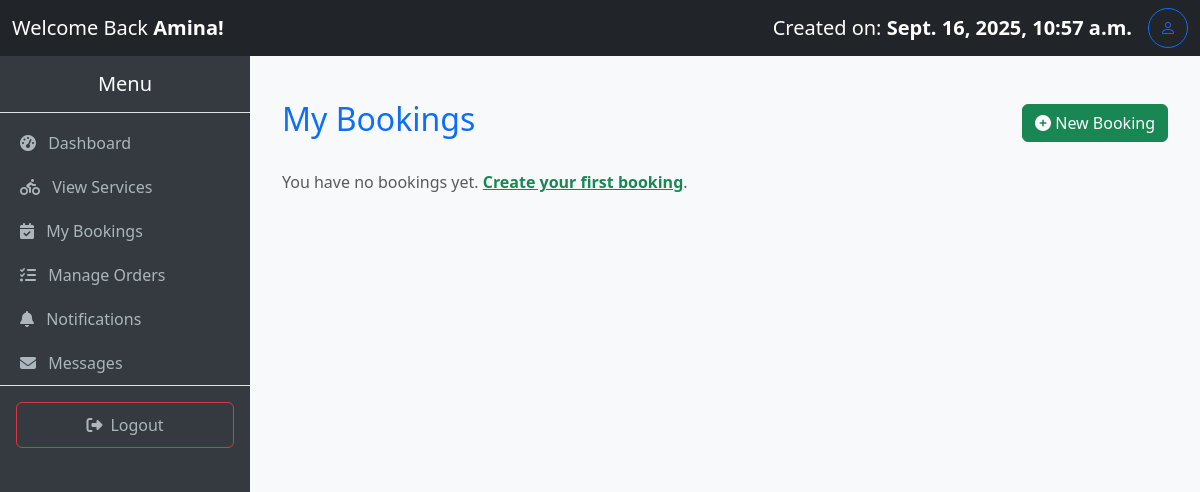
Before: /bookings/ (signed in) with the older database file.
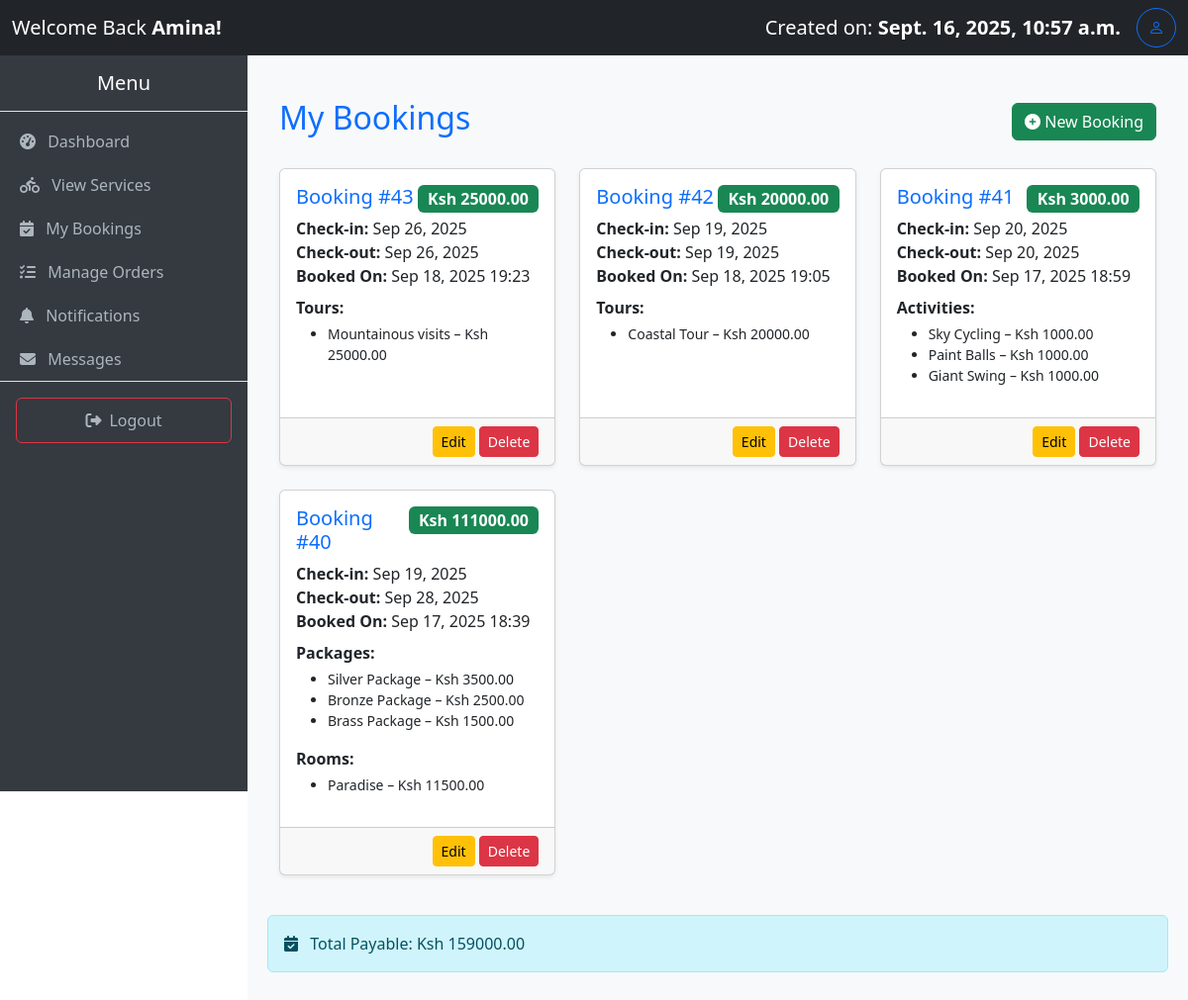
After: the same page with the newer database file.
### myApp/models.py (models this page shows, shortened)
class Booking(models.Model):
    user = models.ForeignKey(User, on_delete=models.SET_NULL, null=True, blank=True)
    customer_name = models.CharField(max_length=100, blank=True, null=True)
    customer_email = models.EmailField(blank=True, null=True)
    activities = models.ManyToManyField('Activity', blank=True)
    packages = models.ManyToManyField('Package', blank=True)
    rooms = models.ManyToManyField('Room', blank=True)
    food = models.ManyToManyField('Food', blank=True)
    tours = models.ManyToManyField('Tour', blank=True)
    check_in = models.DateField(blank=True, null=True)
    check_out = models.DateField(blank=True, null=True)
    pax = models.PositiveIntegerField(default=1)
    pax_details = models.JSONField(blank=True, null=True)  # Works with Django 3.1+
    created_at = models.DateTimeField(auto_now_add=True)
    paid = models.DecimalField(max_digits=10, decimal_places=2, default=0)
    @property
    def nights_spent(self):
        if self.check_in and self.check_out:
            nights = (self.check_out - self.check_in).days
            return nights if nights > 0 else 1  # Minimum of 1 night for same-day bookings
        return 1
    @property
    def amount_required(self):
        pax = self.pax or 1
        def get_pax_value(category):
            if self.pax_details and category in self.pax_details:
                return self.pax_details[category].get('pax', pax)
            return pax
        room_cost = sum(
            room.room_type.price_per_night * get_pax_value('rooms') * self.nights_spent
            for room in self.rooms.all()
        )
        activity_cost = sum(
            a.price_per_person * get_pax_value('activities') for a in self.activities.all()
        )
        package_cost = sum(
            p.price_per_person * get_pax_value('packages') for p in self.packages.all()
        )
        food_cost = sum(
            f.price_per_person * get_pax_value('food') for f in self.food.all()
        )
        tour_cost = sum(
            t.price_per_person * get_pax_value('tours') for t in self.tours.all()
        )
        return room_cost + activity_cost + package_cost + food_cost + tour_cost

class Tour(models.Model):
    name = models.CharField(max_length=100)
    destination = models.CharField(max_length=100, null=True)
    description = models.TextField()
    price_per_person = models.DecimalField(max_digits=10, decimal_places=2)
    image = models.ImageField(upload_to='room_images/', blank=True, null=True)

class Activity(models.Model):
    name = models.CharField(max_length=100)
    description = models.TextField()
    price_per_person = models.DecimalField(  # Updated field name
        max_digits=8, decimal_places=2, help_text="Price per person"
    )
    image = models.ImageField(upload_to='room_images/', blank=True, null=True)
    created_at = models.DateTimeField(auto_now_add=True)

class Room(models.Model):
    name = models.CharField(max_length=100)
    room_type = models.ForeignKey('RoomType', on_delete=models.CASCADE)
    image = models.ImageField(upload_to='room_images/', blank=True, null=True)  # New field

class RoomType(models.Model):
    name = models.CharField(max_length=100, unique=True)
    description = models.TextField(blank=True)
    capacity = models.PositiveIntegerField(help_text="Maximum number of guests")
    price_per_night = models.DecimalField(max_digits=8, decimal_places=2)
    total_rooms = models.PositiveIntegerField(default=1, help_text="Total rooms available for this type")
    available = models.BooleanField(default=True)

class Package(models.Model):
    name = models.CharField(max_length=100)
    description = models.TextField()
    activities = models.ManyToManyField(Activity, related_name='packages')
    price_per_person = models.DecimalField(
        max_digits=10,
        decimal_places=2,
        help_text="Price per person"
    )
    created_at = models.DateTimeField(auto_now_add=True)

### myApp/views.py (the view)
# urls.py: path('bookings/', views.booking_list, name='booking_list'),
@login_required
def booking_list(request):
    bookings = (
        Booking.objects
        .select_related('user')
        .prefetch_related('activities', 'packages', 'rooms', 'food', 'tours')
        .order_by('-created_at')
    )
    if request.user.is_superuser:
        editable_ids = bookings.values_list('id', flat=True)
        base_template = 'base.admin.html'
        template_name = 'bookings.html'  # Table for superusers
    elif request.user.is_staff:
        editable_ids = bookings.filter(user=request.user).values_list('id', flat=True)
        base_template = 'base.staff.html'
        template_name = 'bookings.html'  # Table for staff
    else:
        bookings = bookings.filter(user=request.user)
        editable_ids = bookings.values_list('id', flat=True)
        base_template = 'base.user.html'
        template_name = 'bookings.user.html'  # Cards for normal users
    return render(request, template_name, {
        'bookings': bookings,
        'editable_ids': set(editable_ids),
        'base_template': base_template,
    })

### myApp/context_processors.py (called while the page is built)
def total_users(request):
    return {'total_users': User.objects.count()}

def total_bookings(request):
    return {'total_bookings': Booking.objects.count()}

def total_amount(request):
    total = 0
    if request.user.is_authenticated:
        bookings = Booking.objects.all()#filter(user=request.user)
        total = sum(booking.amount_required for booking in bookings)
    return {'total_amount': total}

def total_cost(request):
    if not request.user.is_authenticated:
        return {
            'user_bookings': [],
            'user_total_amount': 0,
        }
    bookings = Booking.objects.filter(user=request.user).prefetch_related(
        'activities', 'packages', 'rooms', 'food', 'tours'
    )
    total_amount = sum(b.amount_required for b in bookings)
    return {
        'user_bookings': bookings,
        'user_total_amount': total_amount,
    }

### myApp/templates/bookings.user.html (shortened to what this page needs)
{% extends base_template %} {% block title %}My Bookings{% endblock %} {% block content %}
<div class="container mt-4">
    <div class="d-flex justify-content-between align-items-center mb-4">
        <h2 class="text-primary">My Bookings</h2>
        <a href="{% url 'create_booking' %}" class="btn btn-success">
            <i class="fas fa-plus-circle"></i> New Booking
        </a>
    </div>
    {% if bookings %}
    <div class="row">
        {% for booking in bookings %}
        <div class="col-md-4 mb-4">
            <div class="card shadow-sm h-100">
                <div class="card-body">
                    <div class="d-flex justify-content-between align-items-start">
                        <h5 class="card-title text-primary">
                            Booking #{{ booking.id }}
                        </h5>
                        <span class="badge bg-success fs-6">Ksh {{ booking.amount_required|default:"0.00" }}</span>
                    </div>
                    <p class="card-text mb-2">
                        <strong>Check-in:</strong> {{ booking.check_in|date:"M d, Y" }}<br>
                        <strong>Check-out:</strong> {{ booking.check_out|date:"M d, Y" }}<br>
                        <strong>Booked On:</strong> {{ booking.created_at|date:"M d, Y H:i" }}
                    </p>
                    {% if booking.activities.all %}
                    <p class="mb-1"><strong>Activities:</strong></p>
                    <ul class="small">
                        {% for a in booking.activities.all %}
                        <li>{{ a.name }} – Ksh {{ a.price_per_person }}</li>
                        {% endfor %}
                    </ul>
                    {% endif %} {% if booking.packages.all %}
                    <p class="mb-1"><strong>Packages:</strong></p>
                    <ul class="small">
                        {% for p in booking.packages.all %}
                        <li>{{ p.name }} – Ksh {{ p.price_per_person }}</li>
                        {% endfor %}
                    </ul>
                    {% endif %} {% if booking.rooms.all %}
                    <p class="mb-1"><strong>Rooms:</strong></p>
                    <ul class="small">
                        {% for r in booking.rooms.all %}
                        <li>{{ r.name }} – Ksh {{ r.room_type.price_per_night }}</li>
                        {% endfor %}
                    </ul>
                    {% endif %}  {% if booking.tours.all %}
                    <p class="mb-1"><strong>Tours:</strong></p>
                    <ul class="small">
                        {% for t in booking.tours.all %}
                        <li>{{ t.name }} – Ksh {{ t.price_per_person }}</li>
                        {% endfor %}
                    </ul>
                    {% endif %}
                </div>
                <div class="card-footer text-end">
                    {% if booking.id in editable_ids %}
                    <a href="{% url 'edit_booking' booking.id %}" class="btn btn-warning btn-sm">Edit</a>
                    <a href="{% url 'delete_booking' booking.id %}" class="btn btn-danger btn-sm" onclick="return confirm('Are you sure you want to delete this booking?')">Delete</a> {% endif %}
                </div>
            </div>
        </div>
        {% endfor %}
        <div class="alert alert-info mt-3">
            <i class="fas fa-calendar-check me-2"></i> Total Payable: Ksh {{ user_total_amount|floatformat:2 }}
        </div>
    </div>
    {% else %}
    <p class="text-muted">You have no bookings yet.
        <a href="{% url 'create_booking' %}" class="text-success fw-bold">Create your first booking</a>.
    </p>
    {% endif %}
</div>
{% endblock %}

Changed rows visible on the page:
added Booking: id "43", amount_required "25000.00", check_in "Sep 26, 2025", check_out "Sep 26, 2025", created_at "Sep 18, 2025 19:23", shows "Edit"
added Tour: name "Mountainous visits", price_per_person "25000.00", shown under "43"
added Booking: id "42", amount_required "20000.00", check_in "Sep 19, 2025", check_out "Sep 19, 2025", created_at "Sep 18, 2025 19:05", shows "Edit"
added Tour: name "Coastal Tour", price_per_person "20000.00", shown under "42"
added Booking: id "41", amount_required "3000.00", check_in "Sep 20, 2025", check_out "Sep 20, 2025", created_at "Sep 17, 2025 18:59", shows "Edit"
now on this page (row unchanged): Activity: name "Sky Cycling", price_per_person "1000.00"
now on this page (row unchanged): Activity: name "Paint Balls", price_per_person "1000.00"
now on this page (row unchanged): Activity: name "Giant Swing", price_per_person "1000.00"
added Booking: id "40", amount_required "111000.00", check_in "Sep 19, 2025", check_out "Sep 28, 2025", created_at "Sep 17, 2025 18:39", shows "Edit"
now on this page (row unchanged): Package: name "Silver Package", price_per_person "3500.00"
now on this page (row unchanged): Package: name "Bronze Package", price_per_person "2500.00"
now on this page (row unchanged): Package: name "Brass Package", price_per_person "1500.00"
now on this page (row unchanged): Room: name "Paradise", room_type.price_per_night "11500.00"
Other visible differences:
{{ user_total_amount|floatformat:2 }}: (not shown) → "159000.00"
text no longer shown: "You have no bookings yet. Create your first booking ."
text now shown: "Total Payable: Ksh"
